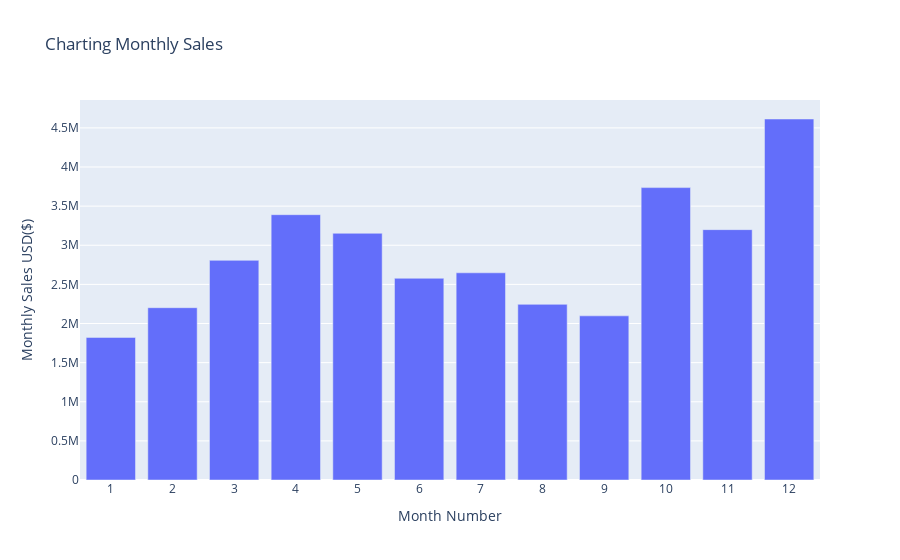

Source (notebook cell):
### Markdown cell above
### Which month had the highest sales?

### Code cell
figure = go.Figure(go.Bar(x=Monthly_sales_data['Month'],y=Monthly_sales_data['Sales']))

figure.update_layout(
    title="Charting Monthly Sales",
    yaxis_title="Monthly Sales USD($)",
    xaxis=dict(
        title='Month Number',
        tickmode='linear')
)

go.Figure.write_html(figure,'Charting Monthly Sales.html',include_plotlyjs='cdn')

figure.show()

### Figure 1 — Plotly figure (JSON) as saved in the notebook; plotly's stock layout.template omitted (floating-point values rounded to 4 significant figures)
{"data": [{"type": "bar", "x": [1, 2, 3, 4, 5, 6, 7, 8, 9, 10, 11, 12], "y": [1822000.0, 2202000.0, 2807000.0, 3391000.0, 3153000.0, 2578000.0, 2648000.0, 2244000.0, 2098000.0, 3737000.0, 3200000.0, 4613000.0]}], "layout": {"autosize": true, "title": {"text": "Charting Monthly Sales"}, "xaxis": {"autorange": true, "range": [0.5, 12.5], "tickmode": "linear", "title": {"text": "Month Number"}, "type": "linear"}, "yaxis": {"autorange": true, "range": [0, 4856000.0], "title": {"text": "Monthly Sales USD($)"}, "type": "linear"}}}
